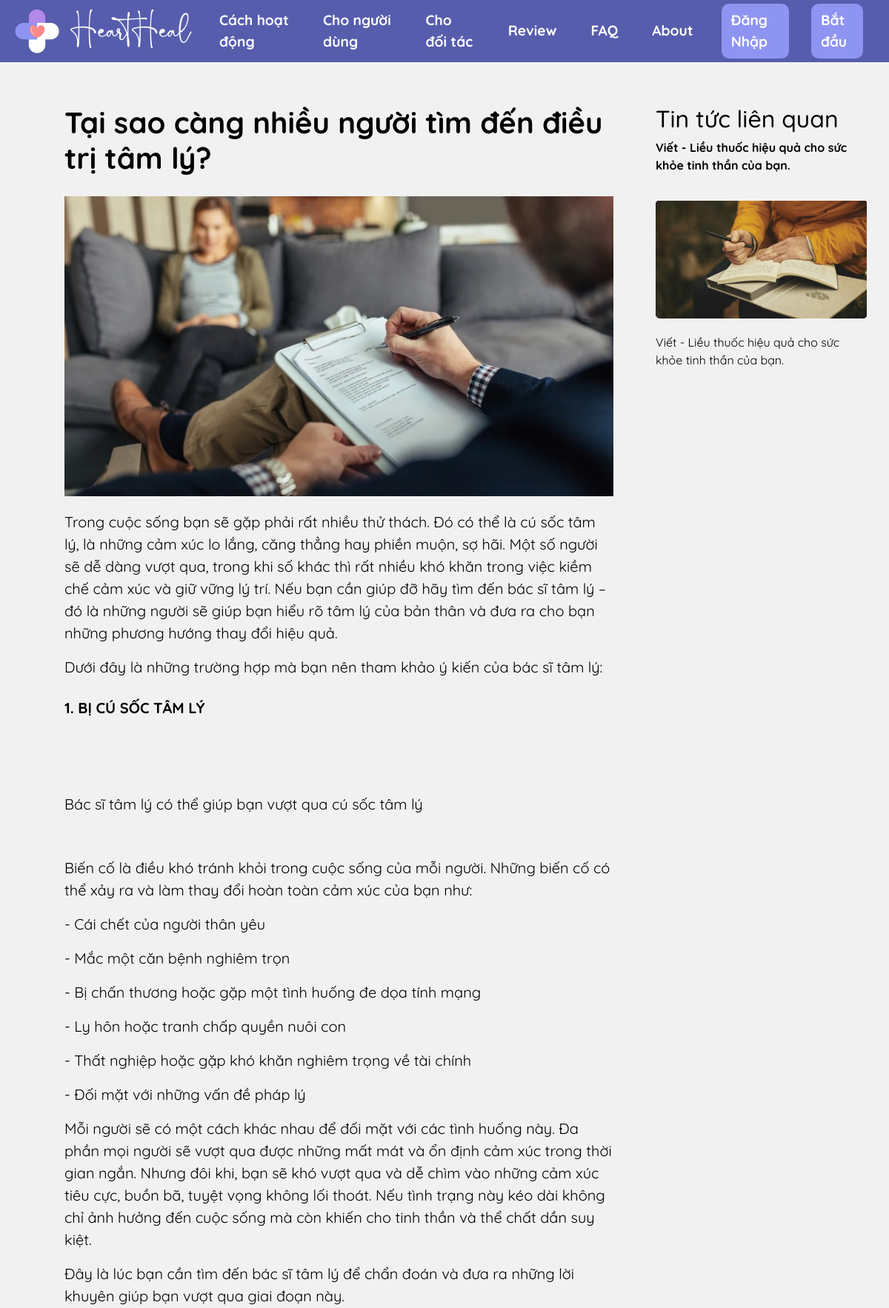
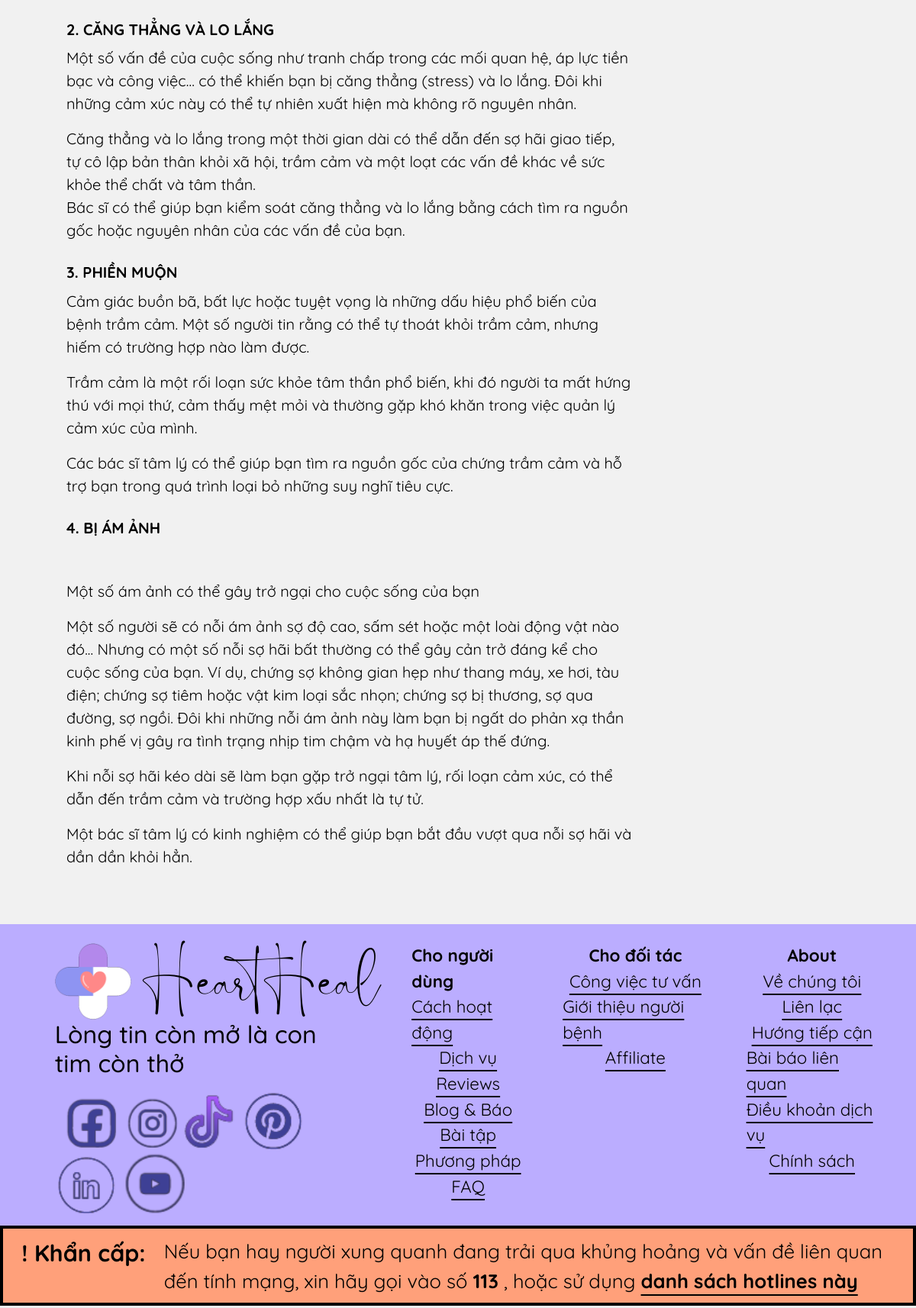
/detail/1, run on the app's committed database (2 pictures, top to bottom).
### HeartHeal/models/news.py (models this page shows, shortened)
class News(models.Model):
    category = models.ForeignKey(News_Category, on_delete=models.CASCADE)
    title = models.CharField(max_length=300)
    image = models.ImageField(upload_to='img/', blank=True)
    detail = RichTextField(blank=True)
    subimage = models.ImageField(upload_to='img/', blank=True)
    add_time = models.DateTimeField(auto_now_add=True)
    class Meta:
        verbose_name_plural = 'News'

### HeartHeal/views/info.py (the view)
# urls.py: path('detail/<int:post_id>', detail, name="detail"),
def detail(request, post_id):
    news = News.objects.get(id=post_id)
    category = News_Category.objects.get(id=news.category.id)
    related_news = News.objects.filter(category=category).exclude(id=news.id)[0:8]
    return render(request, 'Detail.html', {
        'detail': news,
        'related_news': related_news,
    })

### HeartHeal/templates/detail.html (shortened to what this page needs)
{% extends 'base.html' %}
{% load static %}
{% block css %}
<link rel="stylesheet" href="{% static 'css/news_detail.css' %}">
{% endblock %}
{% block navend %}
    <li class="nav-item custom-nav-item-pill">
    <a class="nav-link active" href="{% url 'login' %}">Đăng Nhập</a>
    </li>
    <li class="nav-item custom-nav-item-pill">
    <a class="nav-link active" href="{% url 'signup' %}">Bắt đầu</a>
    </li>
{% endblock %}
{% block content %}
<div class="container">
    <div class="row">
        <div class="col-lg-9" style="padding: 5%;">
            <h2 style="font-weight: bold; font-size: 2.5rem;">{{detail.title}}</h2>
            <img src="/media/{{detail.image}}" style="margin: 20px 0; width: 100%; height: auto;">
            <div id="post-detail">
                {{detail.detail|safe}}
            </div>
        </div>
        <div class="col-lg-3" style="position: relative; padding: 5% 0;">
            <h2>Tin tức liên quan</h2>
            {% for related in related_news %}
            <a href="{% url 'detail' post_id=related.id %}">
                <div>
                    <p style="font-weight: bold;">{{related.title}}</p>
                    <img src="/media/{{related.image}}" style="margin: 20px 0; width: 100%;">
                    <div id="post-detail">
                        {{related.title}}
                    </div>
                </div>
            </a>
            {% endfor %}
        </div>
    </div>
</div>
{% endblock %}

### HeartHeal/static/css/base.css (style rules this page uses)
body { min-height: 300px; background-color: rgb(241,241,241); }
* { box-sizing: border-box; font-family: quicksand, sans-serif; text-underline-offset: 0.5rem; color: black; margin: 0; padding: 0; font-size: 16px; }
a:link { text-decoration: none; }
.navbar-nav .nav-item .nav-link { font-size: 1.2rem; }
.navbar-nav .nav-item { margin: 0 15px; }
.custom-nav-item-pill { background-color: transparent; border-radius: 10px; padding: 0 5px; background-color: rgb(142,148,242) !important; }

### data on the page
News: title "Tại sao càng nhiều người tìm đến điều trị tâm lý?", image (picture), detail "Trong cuộc sống bạn sẽ gặp phải rất nhiều thử thách. Đó có thể là cú sốc tâm lý, là những cảm xúc lo lắng, căng thẳng hay phiền muộn, sợ hãi. Một số người sẽ dễ dàng vượt qua, trong khi số khác thì rất nhiều khó khăn trong việc kiềm chế cảm xúc và giữ vững lý trí. Nếu bạn cần giúp đỡ hãy tìm đến bác sĩ tâm lý – đó là những người sẽ giúp bạn hiểu rõ tâm lý của bản thân và đưa ra cho bạn những phương hướng thay đổi hiệu quả. Dưới đây là những trường hợp mà bạn nên tham khảo ý kiến của bác sĩ tâm lý: 1. BỊ CÚ SỐC TÂM LÝ Bác sĩ tâm lý có thể giúp bạn vượt qua cú sốc tâm lý Biến cố là điều khó tránh khỏi trong cuộc sống của mỗi người. Những biến cố có thể xảy ra và làm thay đổi hoàn toàn cảm xúc…"
News: title "Viết - Liều thuốc hiệu quả cho sức khỏe tinh thần của bạn.", image (picture)
